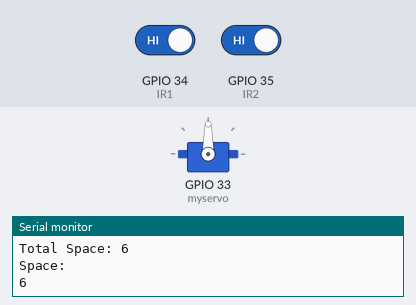
Bench run of a sketch on a simulated ESP32. Shown: servo, the last lines printed to the serial monitor. The inputs (shaded band) are chosen by the test bench; at power-on: GPIO 34 (IR1) HIGH, GPIO 35 (IR2) HIGH.

Above: at 2.4 s.
2.5 s: GPIO 34 (IR1) driven LOW
At 4.0 s:
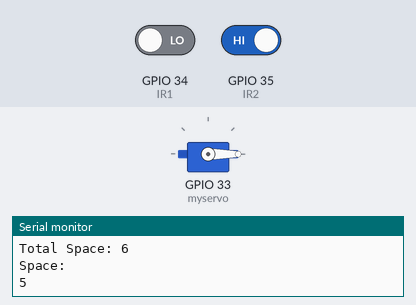
4.7 s: GPIO 35 (IR2) driven LOW
At 6.4 s:
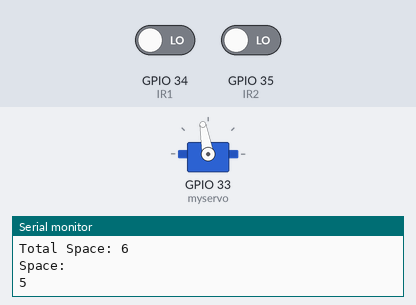
8.3 s: GPIO 35 (IR2) driven HIGH
At 9.2 s:
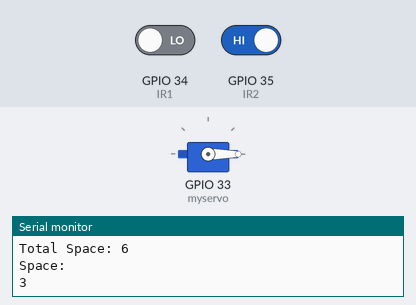
Timing chart, 0 to 11.3 s (numbered marks = the images above; inputs shaded):
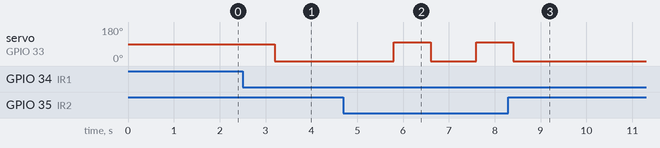

Measured:
- after the input at 2.5 s, servo on GPIO 33 (myservo): 90° → 0° after 0.70 s
- after the input at 4.7 s, servo on GPIO 33 (myservo): 0° → 100° after 1.1 s, → 0° 0.80 s later, → 100° 1.0 s later
- after the input at 8.3 s, servo on GPIO 33 (myservo): goes on until 8.4 s, then stays 0°

The sketch:

IR_Sensor_with_Servo_open_close_gate.ino
```cpp
#define IR1 34
#define IR2 35
#include <ESP32Servo.h>

Servo myservo;

int pos = 0;
int Total = 6;
int Space;
int Slot = 6;           //Enter Total number of parking Slots

int flag1 = 0;
int flag2 = 0;

void setup() {
  Serial.begin(115200);
  myservo.attach(33);
  pinMode(IR1, INPUT);
  pinMode(IR2, INPUT);
}

void loop() {

  if (digitalRead (IR1) == LOW && flag1 == 0) {
    if (Slot > 0) {
      flag1 = 1;
      if (flag2 == 0) {
        myservo.write(0);
        Slot = Slot - 1;
      }
    } else {
      delay (3000);

    }
  }

  if (digitalRead (IR2) == LOW && flag2 == 0) {
    flag2 = 1;
    if (flag1 == 0) {
      myservo.write(0);
      Slot = Slot + 1;
    }
  }

  if (flag1 == 1 && flag2 == 1) {
    delay (1000);
    myservo.write(100);
    flag1 = 0, flag2 = 0;
  }
  Serial.print("Total Space: ");
  Serial.println(Total);
  Serial.println("Space: ");
  Serial.println(Slot);
  delay(800);
}
```
